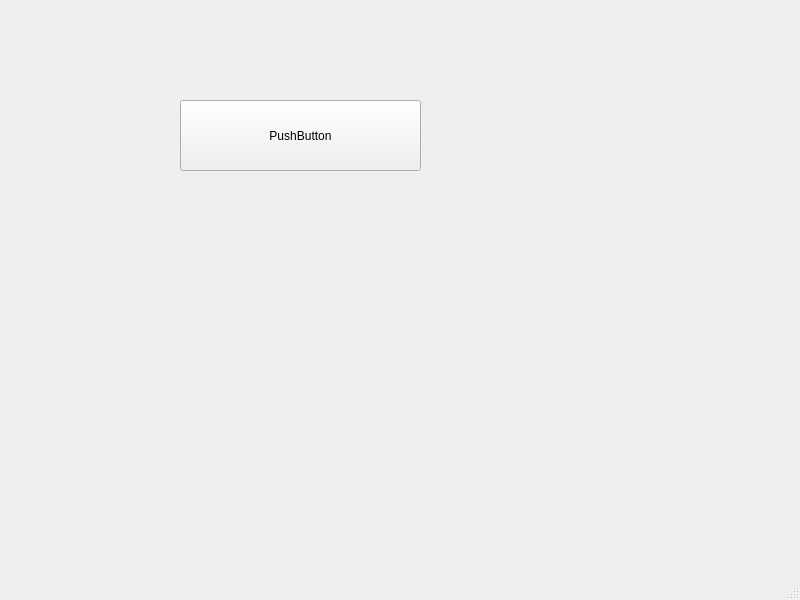
<?xml version="1.0" encoding="UTF-8"?>
<ui version="4.0">
 <class>MainWindow</class>
 <widget class="QMainWindow" name="MainWindow">
  <property name="geometry">
   <rect>
    <x>0</x>
    <y>0</y>
    <width>800</width>
    <height>600</height>
   </rect>
  </property>
  <property name="windowTitle">
   <string>MainWindow</string>
  </property>
  <widget class="QWidget" name="centralwidget">
   <widget class="QPushButton" name="pushButton">
    <property name="geometry">
     <rect>
      <x>180</x>
      <y>100</y>
      <width>241</width>
      <height>71</height>
     </rect>
    </property>
    <property name="text">
     <string>PushButton</string>
    </property>
   </widget>
  </widget>
  <widget class="QMenuBar" name="menubar">
   <property name="geometry">
    <rect>
     <x>0</x>
     <y>0</y>
     <width>800</width>
     <height>21</height>
    </rect>
   </property>
  </widget>
  <widget class="QStatusBar" name="statusbar"/>
 </widget>
 <resources/>
 <connections/>
</ui>
